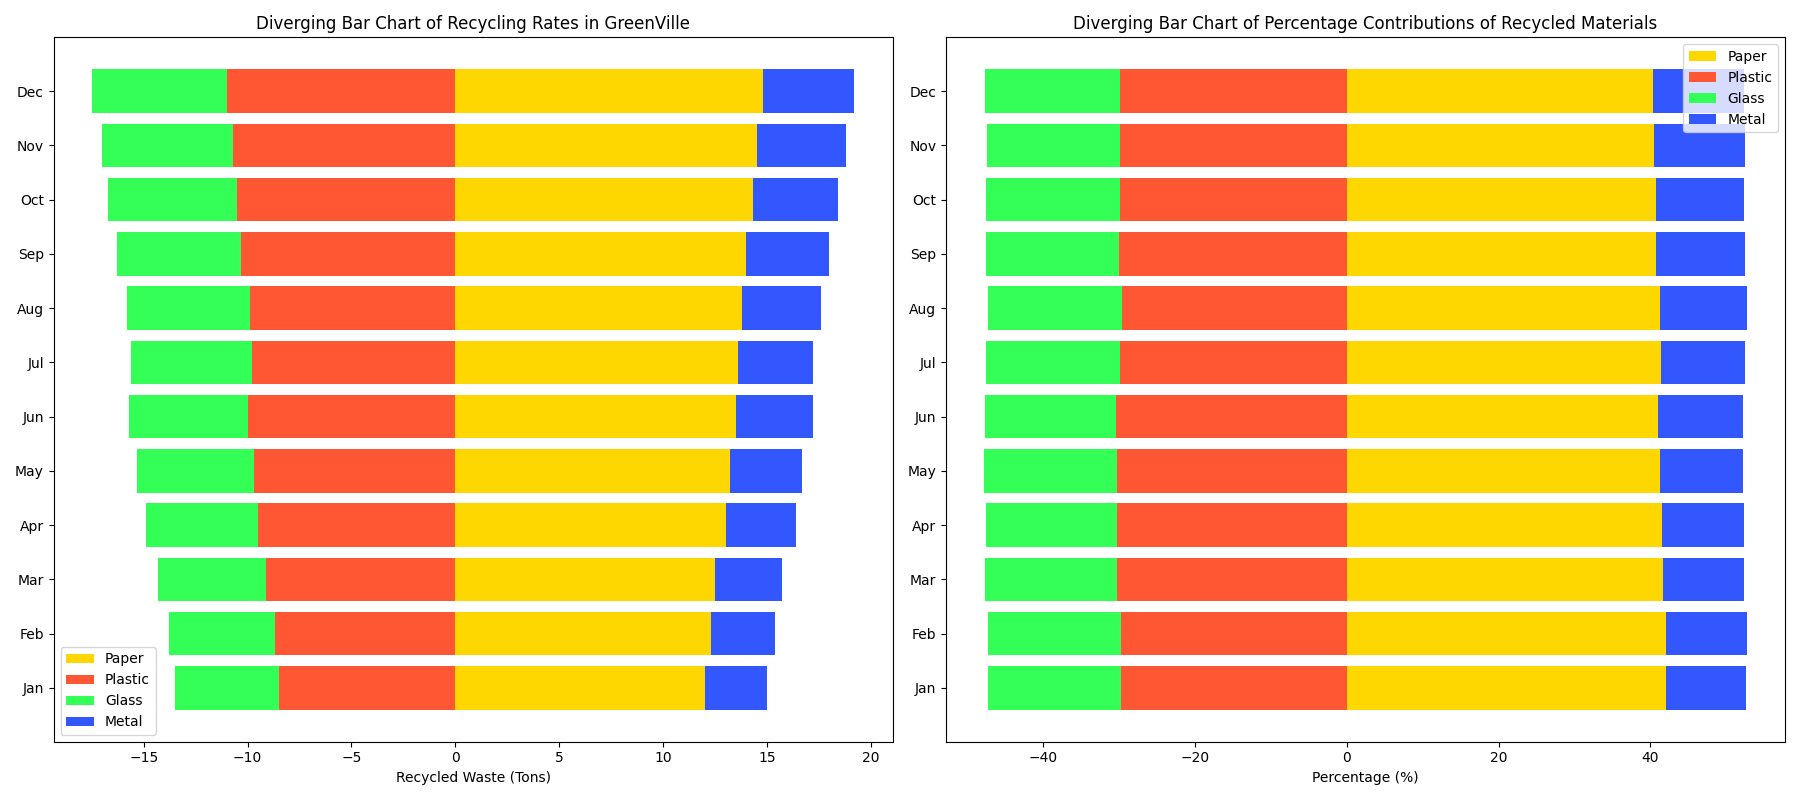

Reproduce this figure in Python.
import matplotlib.pyplot as plt
import numpy as np

# Define months
months = ["Jan", "Feb", "Mar", "Apr", "May", "Jun", "Jul", "Aug", "Sep", "Oct", "Nov", "Dec"]

# Data for recycling rates (in tons)
plastic_recycling = np.array([8.5, 8.7, 9.1, 9.5, 9.7, 10.0, 9.8, 9.9, 10.3, 10.5, 10.7, 11.0])
glass_recycling = np.array([5.0, 5.1, 5.2, 5.4, 5.6, 5.7, 5.8, 5.9, 6.0, 6.2, 6.3, 6.5])
metal_recycling = np.array([3.0, 3.1, 3.2, 3.4, 3.5, 3.7, 3.6, 3.8, 4.0, 4.1, 4.3, 4.4])
paper_recycling = np.array([12.0, 12.3, 12.5, 13.0, 13.2, 13.5, 13.6, 13.8, 14.0, 14.3, 14.5, 14.8])

# Plotting the data
fig, ax = plt.subplots(nrows=1, ncols=2, figsize=(18, 8))

# Diverging bar chart for monthly recycling rates
x_indexes = np.arange(len(months))

ax[0].barh(x_indexes, paper_recycling, color='#FFD700', label='Paper')
ax[0].barh(x_indexes, -plastic_recycling, color='#FF5733', label='Plastic')
ax[0].barh(x_indexes, -glass_recycling, color='#33FF57', label='Glass', left=-plastic_recycling)
ax[0].barh(x_indexes, metal_recycling, color='#3357FF', label='Metal', left=paper_recycling)

ax[0].set_yticks(x_indexes)
ax[0].set_yticklabels(months)
ax[0].set_xlabel('Recycled Waste (Tons)')
ax[0].set_title('Diverging Bar Chart of Recycling Rates in GreenVille')
ax[0].legend()

# Diverging bar chart for percentage contributions
total_recycling = plastic_recycling + glass_recycling + metal_recycling + paper_recycling
plastic_percentage = (plastic_recycling / total_recycling) * 100
glass_percentage = (glass_recycling / total_recycling) * 100
metal_percentage = (metal_recycling / total_recycling) * 100
paper_percentage = (paper_recycling / total_recycling) * 100

ax[1].barh(x_indexes, paper_percentage, color='#FFD700', label='Paper')
ax[1].barh(x_indexes, -plastic_percentage, color='#FF5733', label='Plastic')
ax[1].barh(x_indexes, -glass_percentage, color='#33FF57', label='Glass', left=-plastic_percentage)
ax[1].barh(x_indexes, metal_percentage, color='#3357FF', label='Metal', left=paper_percentage)

ax[1].set_yticks(x_indexes)
ax[1].set_yticklabels(months)
ax[1].set_xlabel('Percentage (%)')
ax[1].set_title('Diverging Bar Chart of Percentage Contributions of Recycled Materials')
ax[1].legend()

plt.tight_layout()
plt.show()
